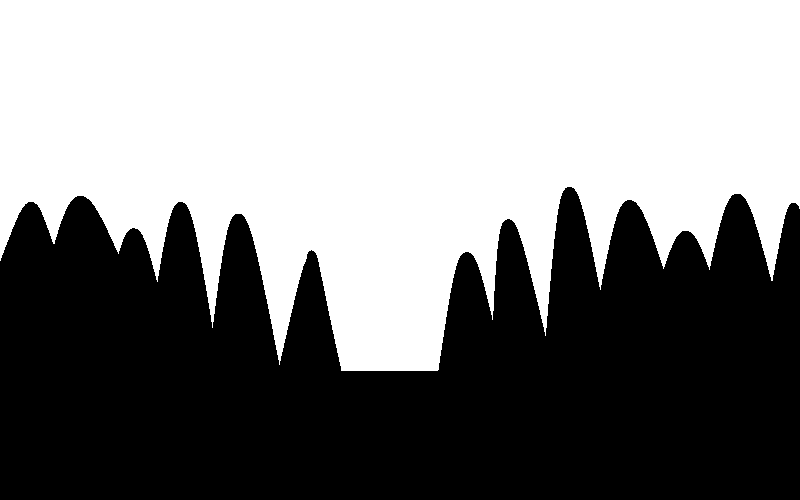
#> input picture mountain.png, 800 x 500 px
$ python airplane_example.py
#> lines starting #> are read from the running program, lines starting #| are printed output that depends on the picture; after the words box and inside, x2 and y2 are one past the last pixel; in counts of white or black regions, pixels touching at a corner belong together
import cv2
import numpy as np
import time
import copy
import random

class Environment:
	def __init__(self, map):
		self.map = map

	def getDistance(self, x, y, sensor):
		d = np.where(self.map[:,int(x),0] == 0)[0][0] - y

		if sensor:
			d += random.gauss(0.0, 1.0)

		return d

class Airplane:
	def __init__(self, x, y, v):
		self.x = x
		self.y = y
		self.v = v

	def update(self, dt):
		self.x += self.v * dt + random.gauss(0.0, 0.01)

class Drawer:
	def __init__(self):
		pass

	def drawPlane(self, img, x, y, d):
		cv2.rectangle(img, (int(x-20),int(y-2)), (int(x),int(y+2)), (255,0,255), 10)
		cv2.line(img, (int(x),int(y)), (int(x-10),int(y-20)), (255,0,255), 5)
		cv2.line(img, (int(x),int(y)), (int(x-10),int(y+20)), (255,0,255), 5)

		for i in range(int(d)):
			if i % 8 == 0:
				cv2.circle(img, (int(x),int(y+i)), 2, (0,0,255), -1)

		return img

	def drawParticle(self, img, particles, color):
		for particle in particles:
			cv2.circle(img, (int(particle.x),int(50)), 5, color, -1)

		return img

class Particle:
	def __init__(self, x, y, w):
		self.x = x
		self.y = y
		self.w = w

	def update(self, v, dt):
		self.x += v * dt + random.gauss(0.0, 0.5)
		self.x = np.clip(self.x,0,800-1)

def calcGaussianProbability(mu, sigma, x):
	return np.exp(-((mu - x) ** 2) / (sigma**2) / 2.0) / np.sqrt(2.0 * np.pi * (sigma ** 2))

if __name__=='__main__':
	img = cv2.imread('./mountain.png')
#> img is the input picture: shape (500, 800, 3); 52.1% white; 1 black region, box (x1, y1, x2, y2) and area: (0, 187, 800, 500) 191575
	height, width, _ = img.shape
#> height = 500; width = 800

	env = Environment(map=img)
	drawer = Drawer()
	airplane = Airplane(x=100, y=100, v=10)

	particles = []
	resampling_particels = []

	start, end = time.time(), time.time()
	while True:
		start = time.time()

		# make initial particles
		if len(particles) == 0:
			sampling = 1000
			for i in range(sampling):
				ranx = np.random.randint(width)
				particle = Particle(x=ranx, y=airplane.y, w=0)
				particles.append(particle)

		dt = start - end
		# dt = 0.01

		steps = 1
		for _ in range(steps):
			airplane.update(dt)
			measure_d = env.getDistance(airplane.x, airplane.y, True)

			for particle in particles:
				particle.update(airplane.v, dt)
#> this loop made 1 pass
#> (d in getDistance, measure_d) on pass 1: (115.6, 115.6)

		# calculate the weight of each particle
		w = []
		for particle in particles:
			d = env.getDistance(particle.x, particle.y, False)
			prob = calcGaussianProbability(d, 100.0, measure_d)
			particle.w = prob
			w.append(prob)

		# resampling
		resampling_particels = []

		index = int(np.random.random()*sampling)
		beta = 0.0
		mw = max(w)

		for i in range(sampling):
			beta += np.random.random() * 2.0 * mw

			while beta > w[index]:
				beta -= w[index]
				index = (index + 1) % sampling

			resampling_particels.append(copy.copy(particles[index]))

		# particles update
		particles = resampling_particels

		end = time.time()

		frame = drawer.drawPlane(copy.copy(img), airplane.x, airplane.y, measure_d)
#> in drawPlane, `cv2.line(img, (int(x),int(y)), (int(x-10),int(y-20)), (255,0,255), 5)`:
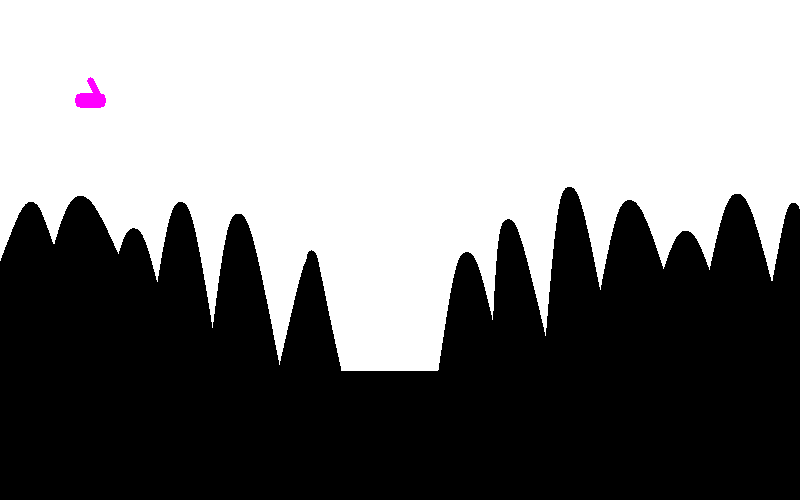
#> img: shape (500, 800, 3); mean of channels 0, 1, 2 132.9, 132.5, 132.9; drawn as B, G, R
#> in drawPlane, `cv2.line(img, (int(x),int(y)), (int(x-10),int(y+20)), (255,0,255), 5)`: img: shape (500, 800, 3); 0.03% of pixels changed, all inside (x1, y1, x2, y2) = (87, 108, 100, 124)
#> after the loop in drawPlane, `for i in range(int(d)):`:
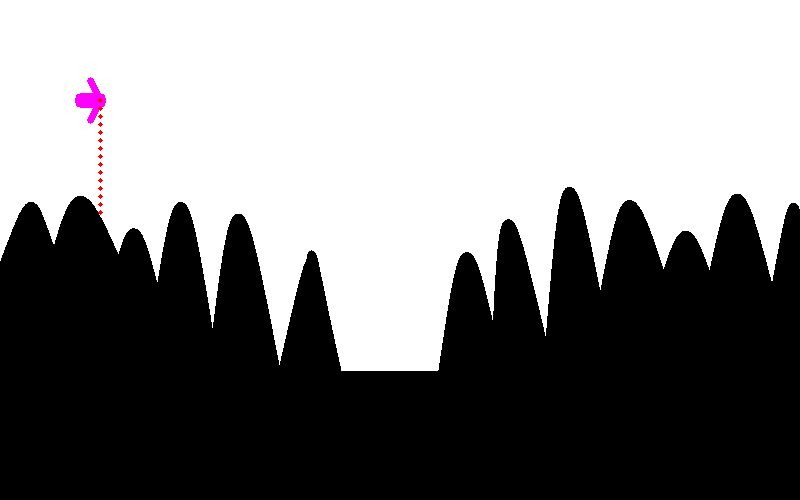
#> img: shape (500, 800, 3); mean of channels 0, 1, 2 132.7, 132.3, 132.9; drawn as B, G, R
		drawer.drawParticle(frame, particles, (255,0,0))
#> after the loop in drawParticle, `for particle in particles:`:
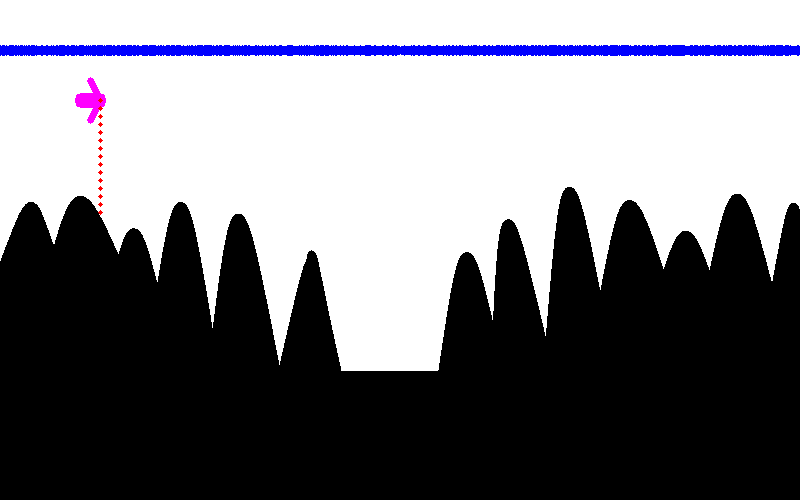
#> img: shape (500, 800, 3); 2.03% of pixels changed, all inside (x1, y1, x2, y2) = (0, 45, 800, 56); drawn as B, G, R
		drawer.drawParticle(frame, resampling_particels, (0,255,0))
#> call 2 of drawParticle, with color = (0, 255, 0)
#> after the loop in drawParticle (call 2), `for particle in particles:`:
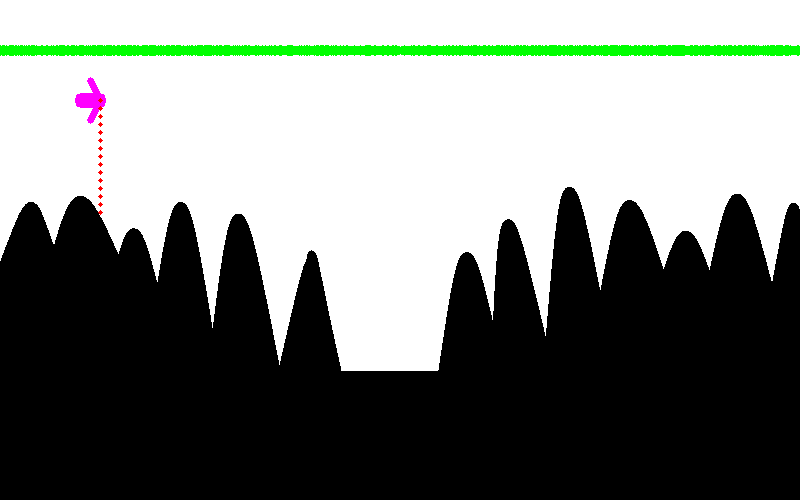
#> img: shape (500, 800, 3); 2.03% of pixels changed, all inside (x1, y1, x2, y2) = (0, 45, 800, 56); drawn as B, G, R

		cv2.imshow('frame', frame)

		if cv2.waitKey(10) & 0xff == ord('q'):
#> (key q is pressed here)
			break
